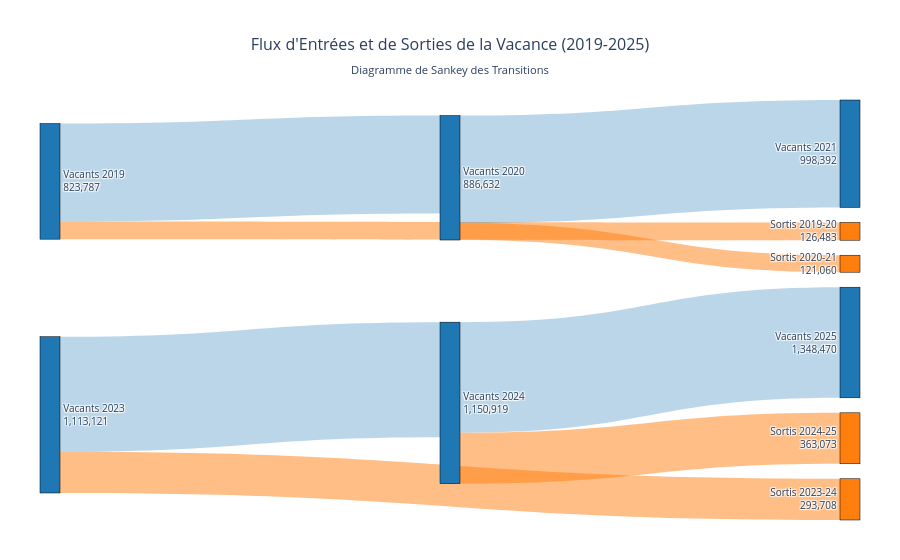

Notebook code cell kept with this figure:
### Markdown cell above
## 4. Analyse des Flux de Logements

### 4.1 Évolution des Stocks de Logements Vacants

L'analyse des fichiers LOVAC de 2019 à 2025 révèle une dynamique complexe d'entrées et de sorties de la vacance. Cette section présente l'évolution temporelle des stocks et les flux de transitions entre les états de vacance.

**Observations préliminaires** :
- Croissance continue du stock de logements vacants sur la période
- Variations importantes des taux de sortie selon les années
- Accélération des sorties de vacance à partir de 2023

### 4.2 Méthodologie de Suivi des Flux

Pour analyser les flux, nous utilisons la variable `data_file_years` qui indique la présence d'un logement dans chaque millésime LOVAC. Un logement sort de la vacance lorsqu'il est présent dans un millésime N mais absent du millésime N+1.

**Indicateurs calculés** :
- **Stock annuel** : Nombre de logements présents dans chaque millésime
- **Taux de sortie** : Proportion de logements sortant entre deux millésimes consécutifs
- **Taux de maintien** : Proportion de logements restant vacants
- **Flux d'entrées** : Nouveaux logements apparaissant dans un millésime

### Code cell
# Données des flux issus de l'analyse MotherDuck
flow_data = {
    'Année': [2019, 2020, 2021, 2022, 2023, 2024, 2025],
    'Stock': [823787, 886632, 998392, 1137633, 1113121, 1150919, 1348470],
    'Sorties': [0, 126483, 121060, 0, 0, 293708, 363073],
    'Maintiens': [0, 697304, 765572, 0, 0, 819413, 787846]
}

df_flows = pd.DataFrame(flow_data)

# Calcul des taux de sortie
df_flows['Taux_sortie'] = np.where(
    df_flows['Sorties'] > 0, 
    (df_flows['Sorties'] / (df_flows['Sorties'] + df_flows['Maintiens']) * 100).round(1),
    0
)

# Création du diagramme de Sankey avec Plotly
fig = go.Figure(data=[go.Sankey(
    node = dict(
        pad = 15,
        thickness = 20,
        line = dict(color = "black", width = 0.5),
        label = [
            "Vacants 2019<br>823,787",
            "Vacants 2020<br>886,632", 
            "Sortis 2019-20<br>126,483",
            "Vacants 2021<br>998,392",
            "Sortis 2020-21<br>121,060",
            "Vacants 2023<br>1,113,121",
            "Vacants 2024<br>1,150,919",
            "Sortis 2023-24<br>293,708",
            "Vacants 2025<br>1,348,470",
            "Sortis 2024-25<br>363,073"
        ],
        color = [
            "#1f77b4", "#1f77b4", "#ff7f0e", "#1f77b4", "#ff7f0e", 
            "#1f77b4", "#1f77b4", "#ff7f0e", "#1f77b4", "#ff7f0e"
        ]
    ),
    link = dict(
        source = [0, 0, 1, 1, 5, 5, 6, 6],
        target = [1, 2, 3, 4, 6, 7, 8, 9],
        value = [697304, 126483, 765572, 121060, 819413, 293708, 787846, 363073],
        color = ["rgba(31, 119, 180, 0.3)", "rgba(255, 127, 14, 0.5)", 
                "rgba(31, 119, 180, 0.3)", "rgba(255, 127, 14, 0.5)",
                "rgba(31, 119, 180, 0.3)", "rgba(255, 127, 14, 0.5)",
                "rgba(31, 119, 180, 0.3)", "rgba(255, 127, 14, 0.5)"]
    )
)])

fig.update_layout(
    title={
        'text': "Flux d'Entrées et de Sorties de la Vacance (2019-2025)<br><sub>Diagramme de Sankey des Transitions</sub>",
        'x': 0.5,
        'font': {'size': 16}
    },
    font_size=10,
    height=600,
    margin=dict(t=100, b=40, l=40, r=40)
)

fig.show()

# Analyse complémentaire de l'évolution
fig, (ax1, ax2) = plt.subplots(2, 1, figsize=(14, 10))

# Évolution des stocks
years = df_flows['Année']
stocks = df_flows['Stock']

ax1.plot(years, stocks, 'o-', linewidth=3, markersize=8, color='#1f77b4', label='Stock de logements vacants')
ax1.fill_between(years, stocks, alpha=0.3, color='#1f77b4')
ax1.set_title('Évolution du Stock de Logements Vacants (LOVAC 2019-2025)', 
              fontsize=14, fontweight='bold')
ax1.set_ylabel('Nombre de logements')
ax1.set_xlabel('Année')
ax1.legend()
ax1.grid(True, alpha=0.3)

# Annotations des valeurs
for year, stock in zip(years, stocks):
    ax1.annotate(f'{stock:,}', (year, stock), textcoords="offset points", 
                xytext=(0,10), ha='center', fontweight='bold', fontsize=10)

# Taux de sortie par année
years_exit = [2020, 2021, 2024, 2025]
rates_exit = [15.4, 13.7, 26.4, 31.5]
colors_bars = ['#ff7f0e', '#ff7f0e', '#2ca02c', '#2ca02c']

bars = ax2.bar(years_exit, rates_exit, color=colors_bars, alpha=0.8, width=0.6)
ax2.set_title('Évolution des Taux de Sortie Annuels', fontsize=14, fontweight='bold')
ax2.set_ylabel('Taux de sortie (%)')
ax2.set_xlabel('Année')
ax2.set_ylim(0, 35)
ax2.grid(True, alpha=0.3)

# Annotations des valeurs
for bar, rate in zip(bars, rates_exit):
    ax2.text(bar.get_x() + bar.get_width()/2, bar.get_height() + 0.5, 
             f'{rate}%', ha='center', va='bottom', fontweight='bold')

plt.tight_layout()
plt.show()

# Synthèse des flux
total_exits = sum([126483, 121060, 293708, 363073])
total_stays = sum([697304, 765572, 819413, 787846])
growth_rate = ((1348470/823787 - 1) * 100)

print("📈 ANALYSE DES FLUX TEMPORELS")
print("=" * 50)
print(f"• Croissance du stock (2019-2025): +{growth_rate:.1f}%")
print(f"• Total des sorties observées: {total_exits:,}")
print(f"• Total des maintiens: {total_stays:,}")
print(f"• Accélération récente: taux 2024-25 = 31.5% vs 13.7% en 2020-21")
print("=" * 50)

### Figure 1 — Plotly figure (JSON) as saved in the notebook; plotly's stock layout.template omitted (floating-point values rounded to 4 significant figures)
{"data": [{"link": {"color": ["rgba(31, 119, 180, 0.3)", "rgba(255, 127, 14, 0.5)", "rgba(31, 119, 180, 0.3)", "rgba(255, 127, 14, 0.5)", "rgba(31, 119, 180, 0.3)", "rgba(255, 127, 14, 0.5)", "rgba(31, 119, 180, 0.3)", "rgba(255, 127, 14, 0.5)"], "source": [0, 0, 1, 1, 5, 5, 6, 6], "target": [1, 2, 3, 4, 6, 7, 8, 9], "value": [697304, 126483, 765572, 121060, 819413, 293708, 787846, 363073]}, "node": {"color": ["#1f77b4", "#1f77b4", "#ff7f0e", "#1f77b4", "#ff7f0e", "#1f77b4", "#1f77b4", "#ff7f0e", "#1f77b4", "#ff7f0e"], "label": ["Vacants 2019<br>823,787", "Vacants 2020<br>886,632", "Sortis 2019-20<br>126,483", "Vacants 2021<br>998,392", "Sortis 2020-21<br>121,060", "Vacants 2023<br>1,113,121", "Vacants 2024<br>1,150,919", "Sortis 2023-24<br>293,708", "Vacants 2025<br>1,348,470", "Sortis 2024-25<br>363,073"], "line": {"color": "black", "width": 0.5}, "pad": 15, "thickness": 20}, "type": "sankey"}], "layout": {"autosize": true, "font": {"size": 10}, "margin": {"b": 40, "l": 40, "r": 40, "t": 100}, "title": {"font": {"size": 16}, "text": "Flux d'Entrées et de Sorties de la Vacance (2019-2025)<br><sub>Diagramme de Sankey des Transitions</sub>", "x": 0.5}}}
